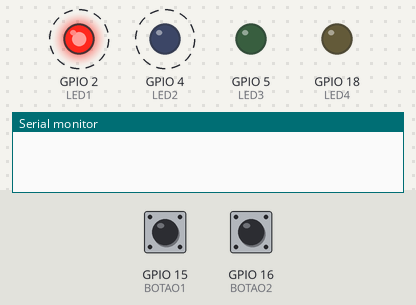
Bench run of a sketch on a simulated ESP32. Parts: output pins drawn as LEDs (lit = HIGH), the last lines printed to the serial monitor. Dashed ring = blinking. The inputs (shaded band) are chosen by the test bench; at power-on: GPIO 15 (BOTAO1) HIGH, GPIO 16 (BOTAO2) HIGH.

Above: at 1.25 s.
1.3 s: GPIO 15 (BOTAO1) pulled LOW for 0.15 s
At 1.45 s:
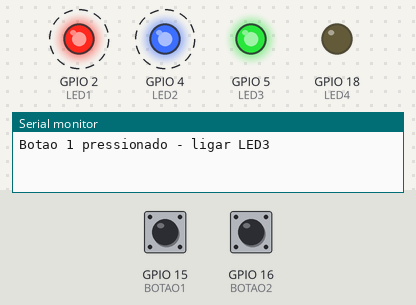
4.3 s: GPIO 15 (BOTAO1) pulled LOW for 1 s
At 6.15 s:
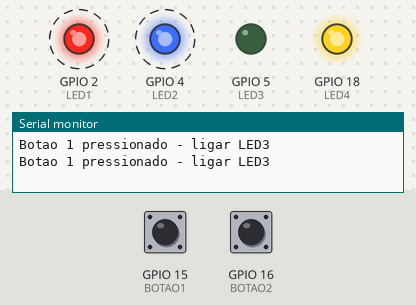
7.3 s: GPIO 15 (BOTAO1) pulled LOW for 0.15 s
At 7.6 s:
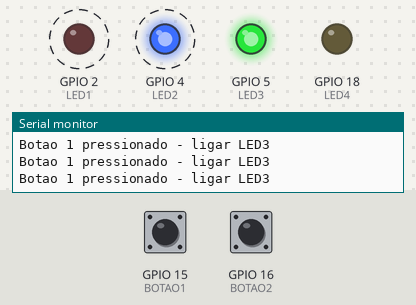
10.3 s: GPIO 15 (BOTAO1) pulled LOW for 3.2 s
At 11.55 s:
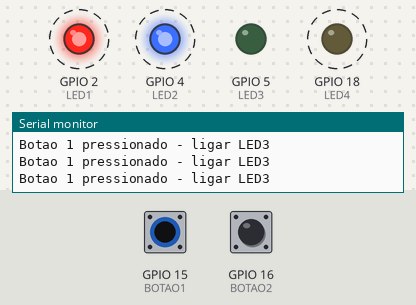
15.0 s: GPIO 16 (BOTAO2) pulled LOW for 0.15 s
18.0 s: GPIO 15 (BOTAO1) pulsed LOW 5 times (0.12 s each, 0.3 s apart)
At 18.81 s:
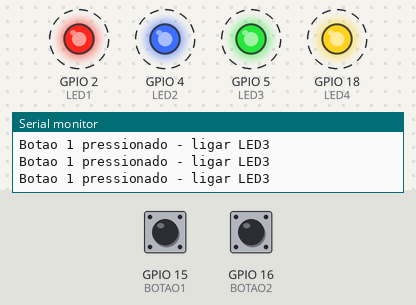
Timing chart, 0 to 22.0 s (numbered marks = the images above; inputs shaded):
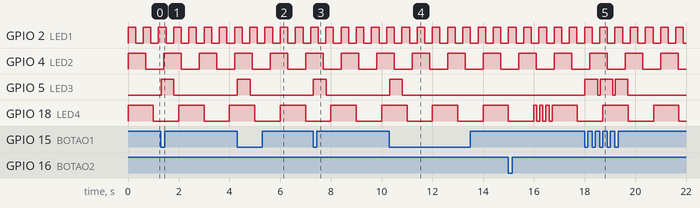

Measured:
- after the input at 1.3 s, GPIO 5 (LED3): LOW → HIGH at once, → LOW 0.50 s later
- after the input at 4.3 s, GPIO 5 (LED3): LOW → HIGH at once, → LOW 0.50 s later
- after the input at 7.3 s, GPIO 5 (LED3): LOW → HIGH at once, → LOW 0.50 s later
- after the input at 10.3 s, GPIO 5 (LED3): LOW → HIGH at once, → LOW 0.50 s later
- after the input at 18.0 s, GPIO 5 (LED3): alternates HIGH for 0.50 s and LOW for 0.10 s, 6 changes in all, then stays LOW, starting at once
- by itself, GPIO 2 (LED1): alternates HIGH for 0.30 s and LOW for 0.30 s
- by itself, GPIO 4 (LED2): alternates HIGH for 0.70 s and LOW for 0.70 s
- by itself, GPIO 18 (LED4): alternates HIGH for 1.0 s and LOW for 1.0 s

The sketch:

sketch.ino
```cpp
#include <Arduino.h>

#define LED1 2
#define LED2 4
#define LED3 5
#define LED4 18

#define BOTAO1 15
#define BOTAO2 16

volatile bool ligarLED3 = false;
volatile bool ligarLED4 = false;

void taskLED1(void *pvParameters) {
  while (true) {
    digitalWrite(LED1, !digitalRead(LED1));
    vTaskDelay(300 / portTICK_PERIOD_MS);
  }
}

void taskLED2(void *pvParameters) {
  while (true) {
    digitalWrite(LED2, !digitalRead(LED2));
    vTaskDelay(700 / portTICK_PERIOD_MS);
  }
}

void taskBotao1(void *pvParameters) {
  while (true) {
    if (digitalRead(BOTAO1) == LOW) {
      Serial.println("Botao 1 pressionado - ligar LED3");
      ligarLED3 = true;
      while (digitalRead(BOTAO1) == LOW) {
        vTaskDelay(20 / portTICK_PERIOD_MS);
      }
      vTaskDelay(80 / portTICK_PERIOD_MS);
    }
    vTaskDelay(20 / portTICK_PERIOD_MS);
  }
}

void taskBotao2(void *pvParameters) {
  while (true) {
    if (digitalRead(BOTAO2) == LOW) {
      Serial.println("Botao 2 pressionado - LED4 pisca 3 vezes");
      ligarLED4 = true;
      while (digitalRead(BOTAO2) == LOW) {
        vTaskDelay(20 / portTICK_PERIOD_MS);
      }
      vTaskDelay(80 / portTICK_PERIOD_MS);
    }
    vTaskDelay(20 / portTICK_PERIOD_MS);
  }
}

void taskLED3(void *pvParameters) {
  while (true) {
    if (ligarLED3) {
      digitalWrite(LED3, HIGH);
      vTaskDelay(500 / portTICK_PERIOD_MS);
      digitalWrite(LED3, LOW);
      ligarLED3 = false;
    }
    vTaskDelay(10 / portTICK_PERIOD_MS);
  }
}

void taskLED4(void *pvParameters) {
  while (true) {
    if (ligarLED4) {
      for (int i = 0; i < 3; i++) {
        digitalWrite(LED4, HIGH);
        vTaskDelay(120 / portTICK_PERIOD_MS);
        digitalWrite(LED4, LOW);
        vTaskDelay(120 / portTICK_PERIOD_MS);
      }
      ligarLED4 = false;
    } else {
      digitalWrite(LED4, HIGH);
      vTaskDelay(1000 / portTICK_PERIOD_MS);
      digitalWrite(LED4, LOW);
      vTaskDelay(1000 / portTICK_PERIOD_MS);
    }
  }
}

void setup() {
  Serial.begin(115200);

  pinMode(LED1, OUTPUT);
  pinMode(LED2, OUTPUT);
  pinMode(LED3, OUTPUT);
  pinMode(LED4, OUTPUT);
  pinMode(BOTAO1, INPUT_PULLUP);
  pinMode(BOTAO2, INPUT_PULLUP);

  xTaskCreatePinnedToCore(taskLED1, "LED1", 2048, NULL, 1, NULL, 0);
  xTaskCreatePinnedToCore(taskLED2, "LED2", 2048, NULL, 1, NULL, 0);
  xTaskCreatePinnedToCore(taskBotao1, "BOTAO1", 2048, NULL, 2, NULL, 0);
  xTaskCreatePinnedToCore(taskBotao2, "BOTAO2", 2048, NULL, 2, NULL, 0);

  xTaskCreatePinnedToCore(taskLED3, "LED3", 2048, NULL, 1, NULL, 1);
  xTaskCreatePinnedToCore(taskLED4, "LED4", 2048, NULL, 1, NULL, 1);
}

void loop() {
}
```
